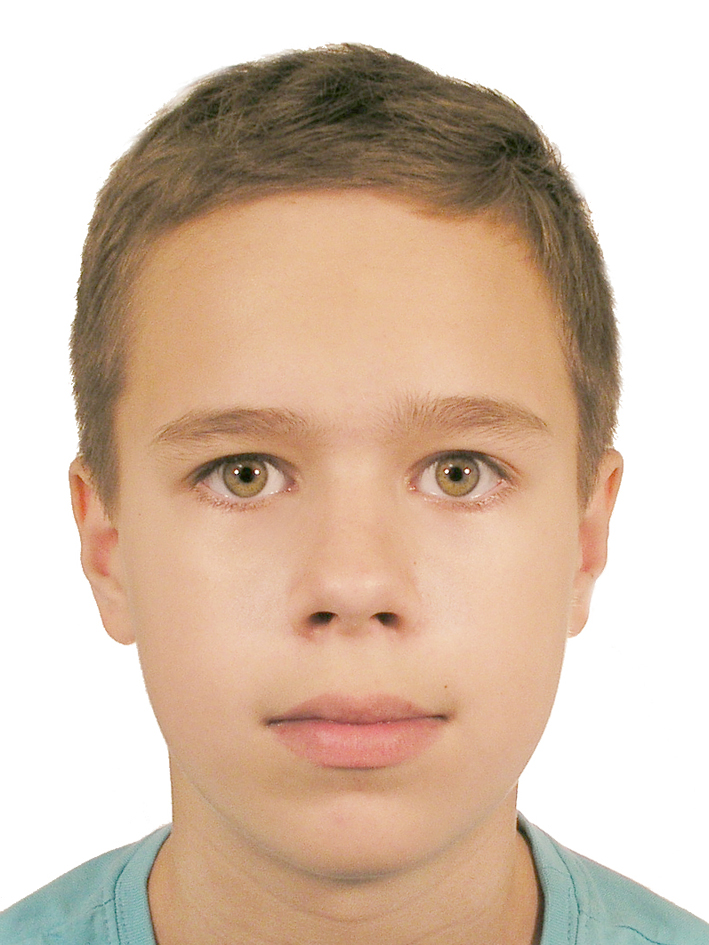
#> input picture face/face2.jpg, 709 x 945 px
$ python faces.py
#> lines starting #> are read from the running program, lines starting #| are printed output that depends on the picture; long printed decimals are rounded
from PIL import Image, ImageDraw, ImageFont
im = Image.open("face2.jpg")
#> im is the input picture: PIL image 709x945 RGB; mean R, G, B 213.8, 191, 171.7
size = im.size
#> size = (709, 945)
rgb_im = im.convert('RGB').resize((100, 100))
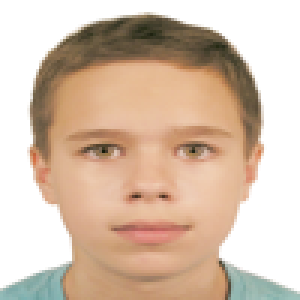
#> rgb_im: PIL image 100x100 RGB (shown 3 times larger); mean R, G, B 213.7, 190.9, 171.6
pix = rgb_im.load()
size = rgb_im.size
#> size = (100, 100)
h, w = rgb_im.size
#> h = 100; w = 100

skins = [(226, 161, 131), (233, 202, 184), (194, 152, 112), (222, 182, 147), (195, 169, 146),(223, 177, 154)]
s = 0
wp = 0
for y in range(0, size[1]):
	for x in range(0, size[0]):
		r, g, b = pix[x, y]
		if (r, g, b) == (244, 244, 244):
			wp = wp + 1
			continue
		for r1, g1, b1 in skins:
			r, g, b = pix[x, y]
			k = 0
			if abs(r1 - r) < 30:
				k = k + 1
			if abs(g1 - g) < 30:
				k = k + 1
			if abs(b1 - b) < 30:
				k = k + 1
			if k == 3:
				s = s + 1
				pix[x, y] = (0, 255, 0)
				break
#> after the loop, s = 4659; wp = 0
total = h * w
#> total = 10000
total = total - wp
bil = s/total*100
#> bil = 46.59
# print(bil)
if bil > 23:
	print("It is Face, " + "probability " + str(bil) +"%" 	)
#| It is Face, probability 46.590%
else:
	print("Not Face " + str(bil)+"%")

im.convert('L').resize((100, 100)).save("face02-ii.jpeg")
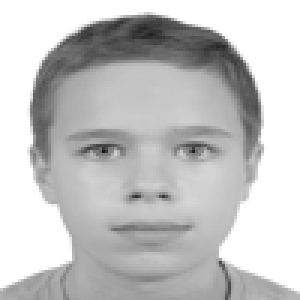
#> saved as face02-ii.jpeg: PIL image 100x100 L (shown 3 times larger); min 22, max 255, mean 195.5

$ run again, with face/face1.jpg copied over face/face2.jpg
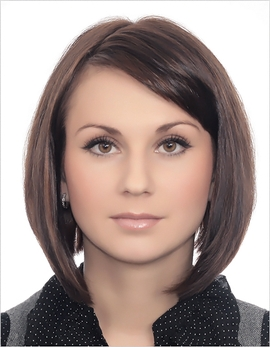
#> input picture face/face1.jpg, 270 x 347 px
#> im is the input picture: PIL image 270x347 RGB; mean R, G, B 165.4, 148, 143
#> `rgb_im = im.convert('RGB').resize((100, 100))`:
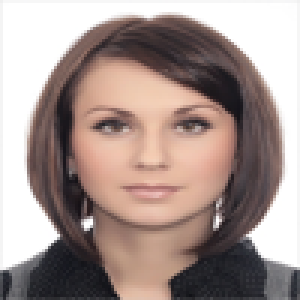
#> rgb_im: PIL image 100x100 RGB (shown 3 times larger); mean R, G, B 165.3, 147.9, 143
#> after the loop `for y in range(0, size[1]):`: s = 2689; wp = 84
#> `total = total - wp`: total = 9916
#> bil = 27.12
#| It is Face, probability 27.118%
#> `im.convert('L').resize((100, 100)).save("face02-ii.jpeg")`:
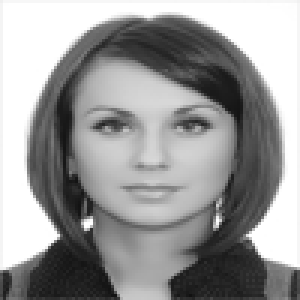
#> saved as face02-ii.jpeg: PIL image 100x100 L (shown 3 times larger); min 17, max 255, mean 152.6

$ run again, with face/face3.jpg copied over face/face2.jpg
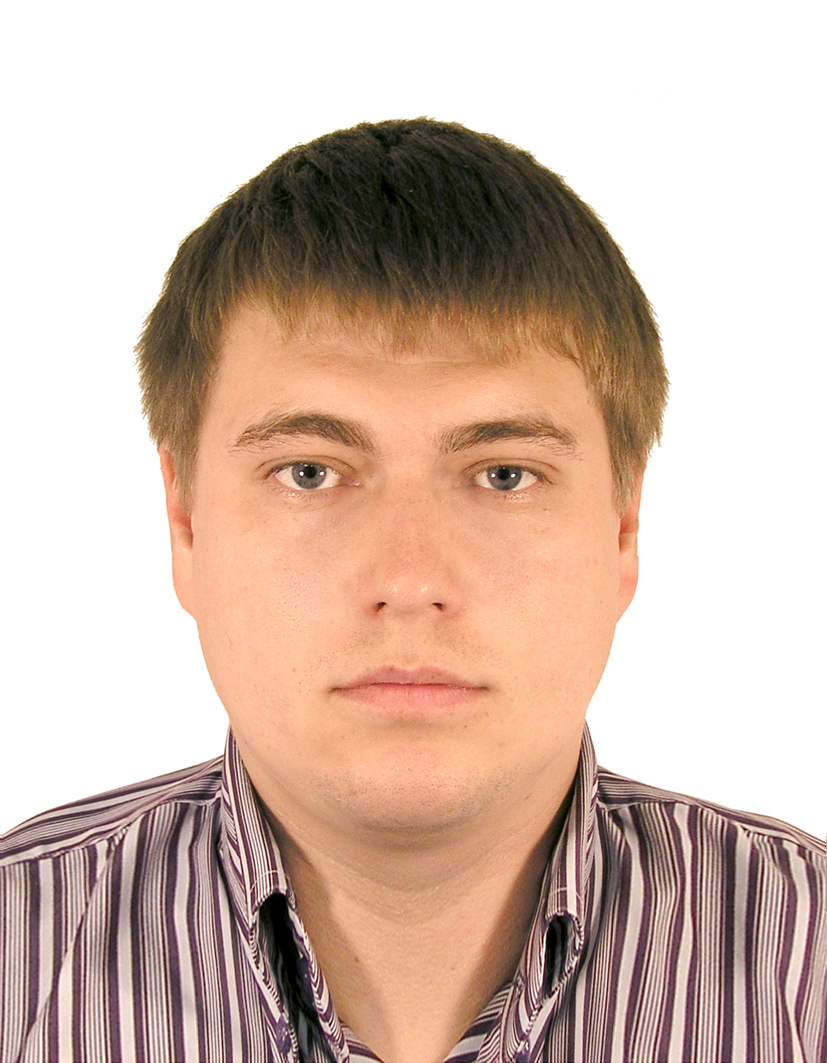
#> input picture face/face3.jpg, 827 x 1063 px
#> im is the input picture: PIL image 827x1063 RGB; mean R, G, B 210, 185.4, 172.3
#> `rgb_im = im.convert('RGB').resize((100, 100))`:
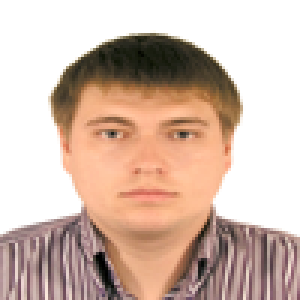
#> rgb_im: PIL image 100x100 RGB (shown 3 times larger); mean R, G, B 209.9, 185.4, 172.2
#> after the loop `for y in range(0, size[1]):`: s = 3403; wp = 0
#> bil = 34.03
#| It is Face, probability 34.03%
#> `im.convert('L').resize((100, 100)).save("face02-ii.jpeg")`:
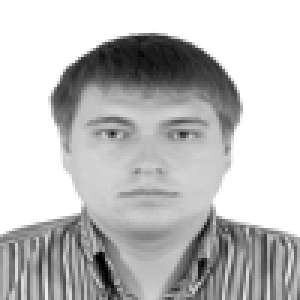
#> saved as face02-ii.jpeg: PIL image 100x100 L (shown 3 times larger); min 0, max 255, mean 191.2

$ run again, with face/face4.jpg copied over face/face2.jpg
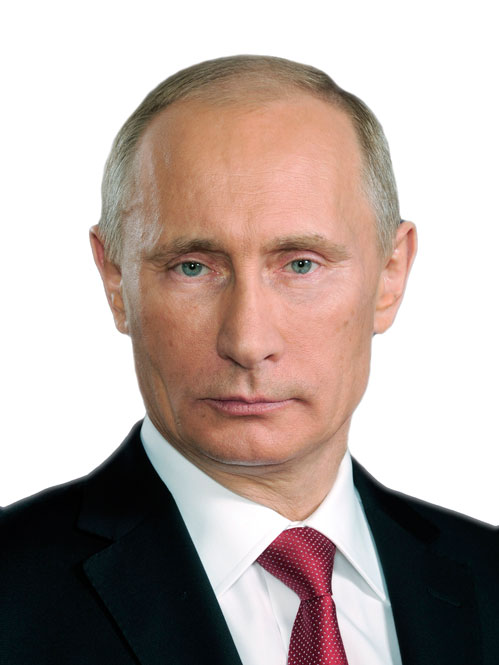
#> input picture face/face4.jpg, 499 x 665 px
#> im is the input picture: PIL image 499x665 RGB; mean R, G, B 182.8, 168.3, 162.8
#> `rgb_im = im.convert('RGB').resize((100, 100))`:
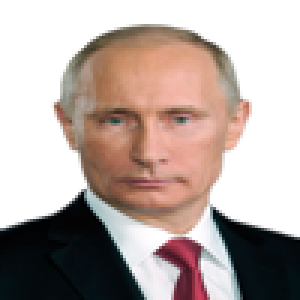
#> rgb_im: PIL image 100x100 RGB (shown 3 times larger); mean R, G, B 182.7, 168.2, 162.8
#> after the loop `for y in range(0, size[1]):`: s = 2030; wp = 0
#> bil = 20.3
#| Not Face 20.3%
#> `im.convert('L').resize((100, 100)).save("face02-ii.jpeg")`:
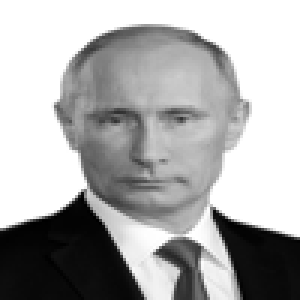
#> saved as face02-ii.jpeg: PIL image 100x100 L (shown 3 times larger); min 0, max 255, mean 171.9
